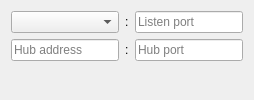
     <widget class="QWidget" name="pageConnect">
      <layout class="QGridLayout" name="gridLayout_3">
       <item row="3" column="1">
        <widget class="TryToggle" name="tryToggleListen" native="true">
         <property name="sizePolicy">
          <sizepolicy hsizetype="Expanding" vsizetype="Minimum">
           <horstretch>0</horstretch>
           <verstretch>0</verstretch>
          </sizepolicy>
         </property>
         <property name="minimumSize">
          <size>
           <width>10</width>
           <height>10</height>
          </size>
         </property>
        </widget>
       </item>
       <item row="4" column="1">
        <widget class="IdenticonWidget" name="widgetIdenticon_2" native="true">
         <property name="sizePolicy">
          <sizepolicy hsizetype="Minimum" vsizetype="Expanding">
           <horstretch>0</horstretch>
           <verstretch>0</verstretch>
          </sizepolicy>
         </property>
         <property name="minimumSize">
          <size>
           <width>200</width>
           <height>0</height>
          </size>
         </property>
         <property name="svgURL" stdset="0">
          <string>:/icons/identicon.svg</string>
         </property>
        </widget>
       </item>
       <item row="2" column="1">
        <layout class="QHBoxLayout" name="horizontalLayout">
         <item>
          <widget class="TextEntry" name="lineEditHubAddress">
           <property name="placeholderText">
            <string>Hub address</string>
           </property>
          </widget>
         </item>
         <item>
          <widget class="QLabel" name="label_2">
           <property name="text">
            <string>:</string>
           </property>
          </widget>
         </item>
         <item>
          <widget class="TextEntry" name="lineEditHubPort">
           <property name="sizePolicy">
            <sizepolicy hsizetype="Preferred" vsizetype="Fixed">
             <horstretch>0</horstretch>
             <verstretch>0</verstretch>
            </sizepolicy>
           </property>
           <property name="maxLength">
            <number>6</number>
           </property>
           <property name="placeholderText">
            <string>Hub port</string>
           </property>
          </widget>
         </item>
        </layout>
       </item>
       <item row="1" column="1">
        <layout class="QHBoxLayout" name="horizontalLayout_2">
         <item>
          <widget class="QComboBox" name="comboBoxLocalAddress">
           <property name="sizePolicy">
            <sizepolicy hsizetype="Expanding" vsizetype="Fixed">
             <horstretch>0</horstretch>
             <verstretch>0</verstretch>
            </sizepolicy>
           </property>
          </widget>
         </item>
         <item>
          <widget class="QLabel" name="label_4">
           <property name="text">
            <string>:</string>
           </property>
          </widget>
         </item>
         <item>
          <widget class="TextEntry" name="lineEditLocalPort">
           <property name="sizePolicy">
            <sizepolicy hsizetype="Preferred" vsizetype="Fixed">
             <horstretch>0</horstretch>
             <verstretch>0</verstretch>
            </sizepolicy>
           </property>
           <property name="maxLength">
            <number>6</number>
           </property>
           <property name="placeholderText">
            <string>Listen port</string>
           </property>
          </widget>
         </item>
        </layout>
       </item>
      </layout>
     </widget>
